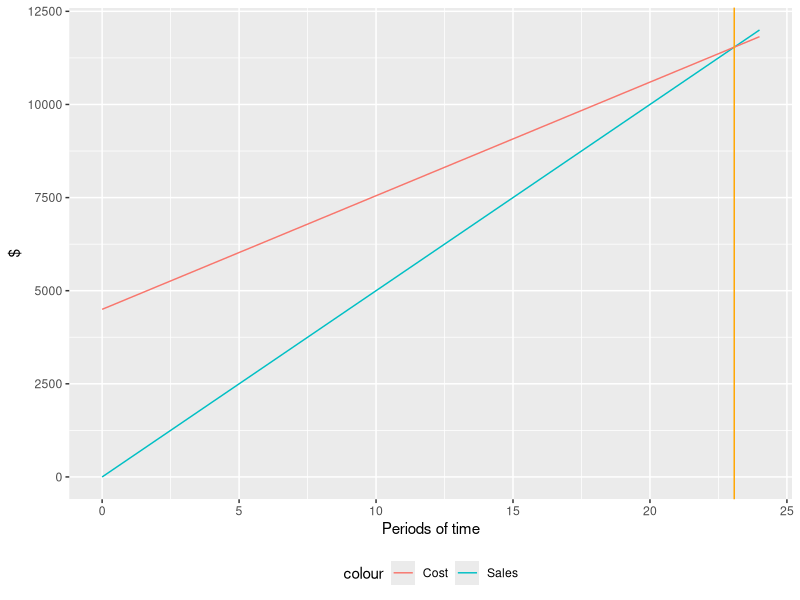

Here is the R script that generated this plot:
## ---- chunk 1
library(ggplot2)

periodic_sales <- 100
price_per_unit <- 5
fixed_cost <- 4500
periodic_cost <- 5
cost_per_unit <- 3

df         <- data.frame(x = seq(0, 24))
df$sales   <- df$x * periodic_sales * price_per_unit
df$cost    <- fixed_cost + df$x * (periodic_cost + periodic_sales * cost_per_unit)
df$profits <- df$sales - df$cost

breakeven <- fixed_cost / (periodic_sales * price_per_unit - periodic_cost - periodic_sales * cost_per_unit)

p <- ggplot(df, aes(x))
p <- p + geom_line(aes(y = sales, colour = 'Sales'))
p <- p + geom_line(aes(y = cost, colour = 'Cost'))

# Draw the break-event point
p <- p + geom_vline(xintercept = breakeven, colour = 'orange')

p <- p + theme(legend.position = 'bottom')
p <- p + ylab('$')
p <- p + xlab('Periods of time')

p
## ---- chunk 2
fixed_cost / (periodic_sales * price_per_unit
                - periodic_cost
                - periodic_sales * cost_per_unit)
